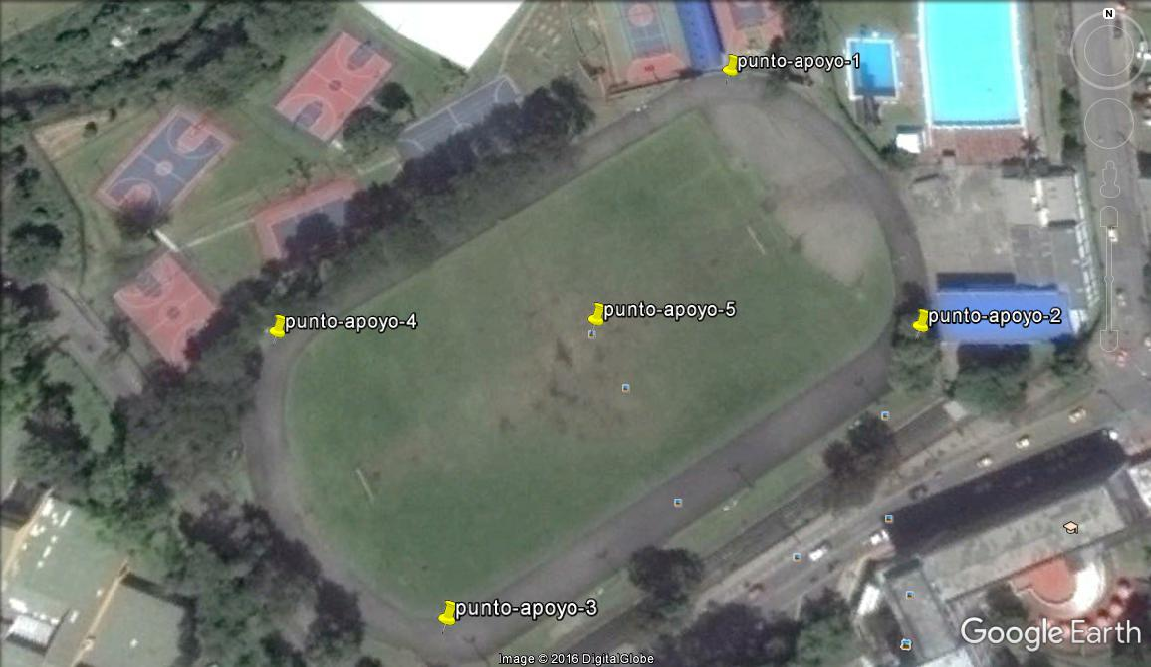
#> input picture cdu_geo.tif, 1151 x 667 px
$ python OpenCV.py   (Python 2 division)
#> lines starting #> are read from the running program, lines starting #| are printed output that depends on the picture
### matricesVacias.py
import numpy as np

class matricesVacias:
    columns = 0
    filas = 0
    def __init__(self,columnas,filas):
        self.columns = columnas
        self.filas = filas
    def matrizBasica(self):
        a = np.zeros((self.columns,self.filas))
        return a
    # [48 lines left out: functions matrizConObstaculos, matrizForStc, matrizForSunshine, definirOrigenFin, not called in this run]

    def defineOrigin(self,inicioVector,matriz):
        matriz[inicioVector[0],inicioVector[1]] = 2
        return matriz
    def defineFin(self,finVector,matriz):
        matriz[finVector[0],finVector[1]] = 3
        return matriz

### OpenCV.py
import numpy as np
import cv2 as cv2
from matplotlib import pyplot as plt
import math
from matricesVacias import matricesVacias

GRAY_VALUE_MIN = 60
GRAY_VALUE_MAX = 160


def getGrayIntesistyOfImage(img):
    grayOfImage = img[:,:]
    counter = 0
    grayCounter = 0
    for (x,y),element in np.ndenumerate(grayOfImage):
        grayCounter = grayCounter + element
        counter = counter + 1
    return grayCounter/counter


regions= []
src = 'cdu_geo.tif'
img = cv2.imread(src)
#> img is the input picture: shape (667, 1151, 3); mean B, G, R 111, 117, 111.6
# [5 lines of commented-out code are left out]
print("Manejo de imagenes usado openCv")
columnas = int(raw_input('ingrese numero de columnas: '))
#> the answer given: 3
sizeOfRegion = img.shape[1]/columnas
#> sizeOfRegion = 383
print(sizeOfRegion)
#| 383
filas = math.floor(img.shape[0]/sizeOfRegion)
#> filas = 1
print(filas)
#| 1
mv = matricesVacias(int(filas),columnas)
x = mv.matrizBasica()
#> x = [[0, 0, 0]]
for i in range(int(filas)):
    for j in range(columnas):
        region = cv2.cvtColor(img[i*sizeOfRegion:(i+1)*sizeOfRegion,j*sizeOfRegion:(j+1)*sizeOfRegion],cv2.COLOR_BGR2GRAY)
        regions.append(region)
        if GRAY_VALUE_MIN < getGrayIntesistyOfImage(region) and GRAY_VALUE_MAX > getGrayIntesistyOfImage(region):
             x[i,j] = 0
        else:
            x[i,j] = -1
#> after the loop, regions = 3 items
print(x)
#| [[0. 0. 0.]]
cv2.imshow('region',cv2.cvtColor(img,cv2.COLOR_BGR2GRAY))
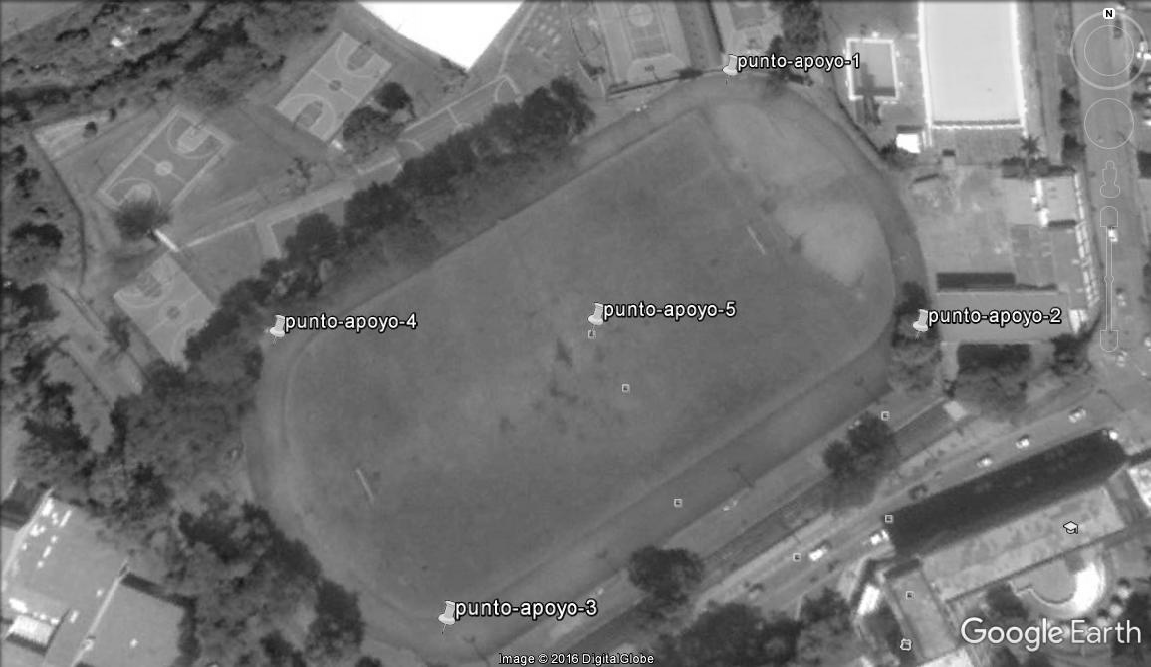
#> window 'region': shape (667, 1151); min 0, max 255, mean 114.7
cv2.waitKey(0)
cv2.destroyAllWindows
